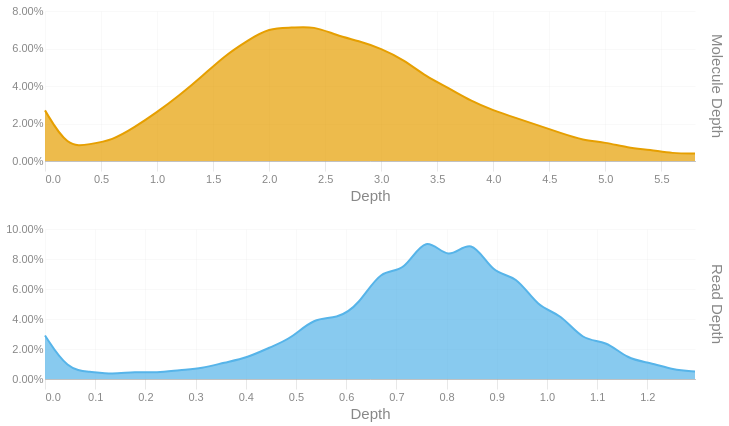

Source (notebook cell):
### Code cell
readdep = depth_hist(tb['Read Depth'], q99, 3)
readdep = readdep.with_columns(pl.lit('Read Depth').alias('Metric'))
if not SKIPLR:
    moldep = depth_hist(tb['Molecule Depth'], mol_q99, 1)
    moldep = moldep.with_columns(pl.lit('Molecule Depth').alias('Metric'))
    _hist = pl.concat([readdep, moldep])
    _hist = _hist.filter(pl.col('Proportion') != 0)
    with SafeRender(_hist):
        (
            alt.Chart(_hist)        
            .mark_area(interpolate = "basis")
            .encode(
                x=alt.X('Bin:Q').scale(domainMin=0).axis(alt.Axis(title='Depth')),
                y = alt.Y('Proportion:Q', title = None).axis(format = '.2%'),
                color = alt.Color('Metric:N').legend(None),
                row = alt.Row("Metric:N").header(title = None, labelOrient = 'right'),
                tooltip = [
                    alt.Tooltip("Metric:N", title = "Metric"),
                    alt.Tooltip('Interval:N', title = "Depth Interval"),
                    alt.Tooltip('Proportion:Q', title = "% Alignments").format('.2%')
                ]
            )
            .resolve_scale(x='independent', y='independent')
            .properties(
                height = 150, width = 650,
                usermeta={'embedOptions': {'downloadFileName': f'{samplename}.depth.hist'}}
            )
        ).display()
else:
    readdep = readdep.filter(pl.col('Proportion') != 0)
    with SafeRender(readdep):
        (
            alt.Chart(readdep)        
            .mark_area(interpolate = "basis")
            .encode(
                x=alt.X('Bin:Q').scale(domainMin=0).axis(alt.Axis(title='Depth')),
                y = alt.Y('Proportion:Q', title = None).axis(format = '.2%'),
                tooltip = [
                    alt.Tooltip('Interval:N', title = "Depth Interval"),
                    alt.Tooltip('Proportion:Q', title = "% Alignments").format('.2%')
                ]
            )
            .properties(
                usermeta={'embedOptions': {'downloadFileName': f'{samplename}.depth.hist'}}
            )
        ).display()

### Figure 1 — Vega-Lite specification as saved in the notebook (floating-point values rounded to 4 significant figures)
{"width": 650, "height": 150, "config": {"title": {"anchor": "start", "dy": -15, "fontSize": 18, "color": "#888888", "subtitleColor": "#888888", "subtitleFontSize": 14}, "arc": {"fill": "#0072B2"}, "axis": {"domainColor": "#888888", "domainWidth": 0.5, "gridWidth": 0.2, "grid": false, "titleFontWeight": 400, "titleFontSize": 15, "labelFontSize": 11, "labelColor": "#888888", "tickColor": "#888888", "tickWidth": 0.2, "titleColor": "#888888"}, "axisBand": {"grid": false}, "axisX": {"grid": true, "tickSize": 10, "domainCap": "round"}, "axisY": {"domain": false, "grid": true, "tickSize": 0, "domainCap": "round"}, "background": "transparent", "header": {"labelFontSize": 15, "labelColor": "#888888", "titleFontSize": 15, "titleFontWeight": 600, "titleColor": "#888888"}, "legend": {"labelFont": "sans-serif", "labelFontSize": 12, "labelColor": "#888888", "symbolSize": 100, "symbolType": "circle", "titleFontSize": 12, "titlePadding": 10, "titleColor": "#888888", "title": null}, "range": {"category": ["#E69F00", "#56B4E9", "#009E73", "#F0E442", "#0072B2", "#D55E00", "#CC79A7", "#000000"], "diverging": ["#cfe8f3", "#a2d4ec", "#73bfe2", "#46abdb", "#1696d2", "#12719e"]}, "area": {"fill": "#0072B2", "fillOpacity": 0.7, "line": true, "strokeOpacity": 0.7}, "line": {"color": "#0072B2", "stroke": "#0072B2", "strokeWidth": 2}, "trail": {"color": "#0072B2", "stroke": "#0072B2", "strokeWidth": 0, "size": 1}, "point": {"filled": true, "fillOpacity": 1.0, "size": 95}, "text": {"color": "#888888", "fontSize": 11, "align": "right", "fontWeight": 400, "size": 11}, "bar": {"fill": "#0072B2", "stroke": null}, "view": {"stroke": null, "continuousWidth": 660, "continuousHeight": 400}}, "data": {"name": "data-ba89adb67fc2fa5da4f1553a8f1aebf2"}, "mark": {"type": "area", "interpolate": "basis"}, "encoding": {"color": {"field": "Metric", "legend": null, "type": "nominal"}, "row": {"field": "Metric", "header": {"title": null, "labelOrient": "right"}, "type": "nominal"}, "tooltip": [{"field": "Metric", "title": "Metric", "type": "nominal"}, {"field": "Interval", "title": "Depth Interval", "type": "nominal"}, {"field": "Proportion", "format": ".2%", "title": "% Alignments", "type": "quantitative"}], "x": {"axis": {"title": "Depth"}, "field": "Bin", "scale": {"domainMin": 0}, "type": "quantitative"}, "y": {"axis": {"format": ".2%"}, "field": "Proportion", "title": null, "type": "quantitative"}}, "resolve": {"scale": {"x": "independent", "y": "independent"}}, "usermeta": {"embedOptions": {"downloadFileName": "S1_Annapolis_002.depth.hist"}}, "$schema": "https://vega.github.io/schema/vega-lite/v6.1.0.json", "datasets": {"data-ba89adb67fc2fa5da4f1553a8f1aebf2": [{"Bin": 0.0, "Interval": "0.0-0.045", "Proportion": 0.029, "Metric": "Read Depth"}, {"Bin": 0.045, "Interval": "0.045-0.089", "Proportion": 0.006, "Metric": "Read Depth"}, {"Bin": 0.089, "Interval": "0.089-0.134", "Proportion": 0.005, "Metric": "Read Depth"}, {"Bin": 0.134, "Interval": "0.134-0.179", "Proportion": 0.003, "Metric": "Read Depth"}, {"Bin": 0.179, "Interval": "0.179-0.223", "Proportion": 0.005, "Metric": "Read Depth"}, {"Bin": 0.223, "Interval": "0.223-0.268", "Proportion": 0.004, "Metric": "Read Depth"}, {"Bin": 0.268, "Interval": "0.268-0.313", "Proportion": 0.006, "Metric": "Read Depth"}, {"Bin": 0.313, "Interval": "0.313-0.357", "Proportion": 0.007, "Metric": "Read Depth"}, {"Bin": 0.357, "Interval": "0.357-0.402", "Proportion": 0.011, "Metric": "Read Depth"}, {"Bin": 0.402, "Interval": "0.402-0.447", "Proportion": 0.014, "Metric": "Read Depth"}, {"Bin": 0.447, "Interval": "0.447-0.491", "Proportion": 0.021, "Metric": "Read Depth"}, {"Bin": 0.491, "Interval": "0.491-0.536", "Proportion": 0.027, "Metric": "Read Depth"}, {"Bin": 0.536, "Interval": "0.536-0.581", "Proportion": 0.041, "Metric": "Read Depth"}, {"Bin": 0.581, "Interval": "0.581-0.625", "Proportion": 0.04, "Metric": "Read Depth"}, {"Bin": 0.625, "Interval": "0.625-0.67", "Proportion": 0.049, "Metric": "Read Depth"}, {"Bin": 0.67, "Interval": "0.67-0.715", "Proportion": 0.074, "Metric": "Read Depth"}, {"Bin": 0.715, "Interval": "0.715-0.759", "Proportion": 0.07, "Metric": "Read Depth"}, {"Bin": 0.759, "Interval": "0.759-0.804", "Proportion": 0.098, "Metric": "Read Depth"}, {"Bin": 0.804, "Interval": "0.804-0.849", "Proportion": 0.077, "Metric": "Read Depth"}, {"Bin": 0.849, "Interval": "0.849-0.893", "Proportion": 0.096, "Metric": "Read Depth"}, {"Bin": 0.893, "Interval": "0.893-0.938", "Proportion": 0.069, "Metric": "Read Depth"}, {"Bin": 0.938, "Interval": "0.938-0.983", "Proportion": 0.07, "Metric": "Read Depth"}, {"Bin": 0.983, "Interval": "0.983-1.027", "Proportion": 0.047, "Metric": "Read Depth"}, {"Bin": 1.027, "Interval": "1.027-1.072", "Proportion": 0.044, "Metric": "Read Depth"}, {"Bin": 1.072, "Interval": "1.072-1.117", "Proportion": 0.025, "Metric": "Read Depth"}, {"Bin": 1.117, "Interval": "1.117-1.161", "Proportion": 0.026, "Metric": "Read Depth"}, {"Bin": 1.161, "Interval": "1.161-1.206", "Proportion": 0.013, "Metric": "Read Depth"}, {"Bin": 1.206, "Interval": "1.206-1.251", "Proportion": 0.011, "Metric": "Read Depth"}, {"Bin": 1.251, "Interval": "1.251-1.295", "Proportion": 0.006, "Metric": "Read Depth"}, {"Bin": 1.295, "Interval": "1.295-1.34", "Proportion": 0.005, "Metric": "Read Depth"}, {"Bin": 0.0, "Interval": "0.0-0.2", "Proportion": 0.027, "Metric": "Molecule Depth"}, {"Bin": 0.2, "Interval": "0.2-0.4", "Proportion": 0.007, "Metric": "Molecule Depth"}, {"Bin": 0.4, "Interval": "0.4-0.6", "Proportion": 0.009, "Metric": "Molecule Depth"}, {"Bin": 0.6, "Interval": "0.6-0.8", "Proportion": 0.011, "Metric": "Molecule Depth"}, {"Bin": 0.8, "Interval": "0.8-1.0", "Proportion": 0.018, "Metric": "Molecule Depth"}, {"Bin": 1.0, "Interval": "1.0-1.2", "Proportion": 0.026, "Metric": "Molecule Depth"}, {"Bin": 1.2, "Interval": "1.2-1.4", "Proportion": 0.035, "Metric": "Molecule Depth"}, {"Bin": 1.4, "Interval": "1.4-1.6", "Proportion": 0.045, "Metric": "Molecule Depth"}, {"Bin": 1.6, "Interval": "1.6-1.8", "Proportion": 0.056, "Metric": "Molecule Depth"}, {"Bin": 1.8, "Interval": "1.8-2.0", "Proportion": 0.064, "Metric": "Molecule Depth"}, {"Bin": 2.0, "Interval": "2.0-2.2", "Proportion": 0.071, "Metric": "Molecule Depth"}, {"Bin": 2.2, "Interval": "2.2-2.4", "Proportion": 0.071, "Metric": "Molecule Depth"}, {"Bin": 2.4, "Interval": "2.4-2.6", "Proportion": 0.072, "Metric": "Molecule Depth"}, {"Bin": 2.6, "Interval": "2.6-2.8", "Proportion": 0.067, "Metric": "Molecule Depth"}, {"Bin": 2.8, "Interval": "2.8-3.0", "Proportion": 0.064, "Metric": "Molecule Depth"}, {"Bin": 3.0, "Interval": "3.0-3.2", "Proportion": 0.06, "Metric": "Molecule Depth"}, {"Bin": 3.2, "Interval": "3.2-3.4", "Proportion": 0.054, "Metric": "Molecule Depth"}, {"Bin": 3.4, "Interval": "3.4-3.6", "Proportion": 0.045, "Metric": "Molecule Depth"}, {"Bin": 3.6, "Interval": "3.6-3.8", "Proportion": 0.039, "Metric": "Molecule Depth"}, {"Bin": 3.8, "Interval": "3.8-4.0", "Proportion": 0.032, "Metric": "Molecule Depth"}, {"Bin": 4.0, "Interval": "4.0-4.2", "Proportion": 0.027, "Metric": "Molecule Depth"}, {"Bin": 4.2, "Interval": "4.2-4.4", "Proportion": 0.023, "Metric": "Molecule Depth"}, {"Bin": 4.4, "Interval": "4.4-4.6", "Proportion": 0.019, "Metric": "Molecule Depth"}, {"Bin": 4.6, "Interval": "4.6-4.8", "Proportion": 0.015, "Metric": "Molecule Depth"}, {"Bin": 4.8, "Interval": "4.8-5.0", "Proportion": 0.011, "Metric": "Molecule Depth"}, {"Bin": 5.0, "Interval": "5.0-5.2", "Proportion": 0.01, "Metric": "Molecule Depth"}, {"Bin": 5.2, "Interval": "5.2-5.4", "Proportion": 0.007, "Metric": "Molecule Depth"}, {"Bin": 5.4, "Interval": "5.4-5.6", "Proportion": 0.006, "Metric": "Molecule Depth"}, {"Bin": 5.6, "Interval": "5.6-5.8", "Proportion": 0.004, "Metric": "Molecule Depth"}, {"Bin": 5.8, "Interval": "5.8-6.01", "Proportion": 0.004, "Metric": "Molecule Depth"}]}}
